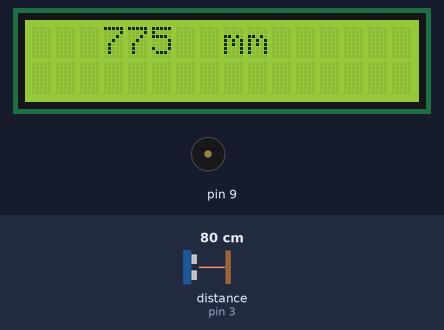
Bench run of a sketch on a simulated Arduino Uno, built with avr-gcc and run on an emulated ATmega328P. On the bench: 16×2 character LCD, buzzer (waves = sounding). Wiring (inferred from the names in the program): ultrasonic range finder: trigger pin 2; echo pin 3. Inputs (shaded band) come from the test bench; at power-on: distance to the obstacle (sensor on pin 3) 80 cm. The echo pulse lasts 58.3 µs per cm; what the sketch prints to the serial monitor is not drawn.

Above: at 1.2 s.
1.3 s: distance to the obstacle (sensor on pin 3) set to 55 cm
At 2.8 s:
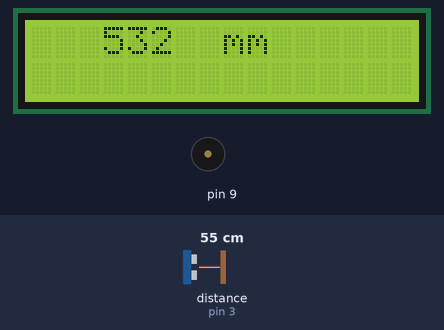
3.1 s: distance to the obstacle (sensor on pin 3) set to 49 cm
At 4.9 s:
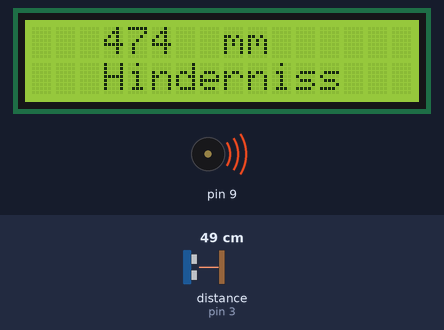
5.7 s: distance to the obstacle (sensor on pin 3) set to 2 cm
At 6.9 s:
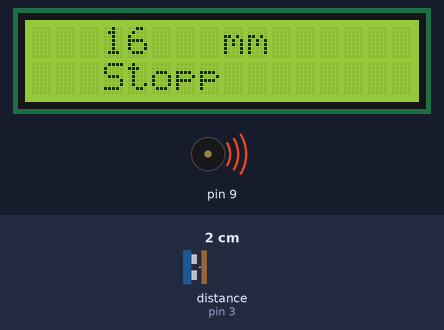
7.2 s: distance to the obstacle (sensor on pin 3) set to 18 cm
At 8.8 s:
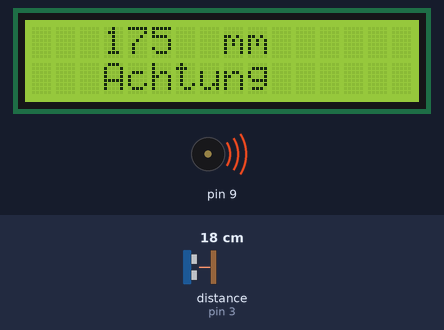
Timing chart, 0 to 10.3 s (numbered marks = the images above; inputs shaded):
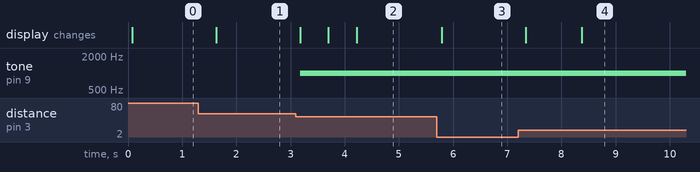

Measured:
- the behaviour switches between 52 and 51 cm on distance to the obstacle (sensor on pin 3) (found by bisection; images 1 and 2)
- after the input at 1.3 s, the display: changes after 0.32 s (image 1)
- after the input at 3.1 s, tone on pin 9: silent → 1000 Hz after 0.08 s; the display: changes after 0.08 s (image 2)
- after the input at 5.7 s, the display: changes after 0.09 s (image 3)
- after the input at 7.2 s, the display: first changes after 0.14 s (image 4 shows a later state)

The sketch:

abstandsanzeige_lautsprecher.ino
```cpp
#include <Wire.h>
#include <LiquidCrystal_I2C.h>

const int trigger=2;                                // Arduino Pin fuer HC-SR04 Trig
const int echo=3;                                   // Arduino Pin fuer HC-SR04 Echo
LiquidCrystal_I2C lcd(0x27,16,2);  // set the LCD address to 0x27 for a 16 chars and 2 line display


void setup(){
  Serial.begin(9600);                                         //display
  lcd.init();
  Wire.begin();

  pinMode(trigger, OUTPUT);                                   // Abstandsmessung
  pinMode(echo, INPUT);
  digitalWrite(trigger, HIGH); //Signal abschalten
  Serial.print("Abstandsmessung:\n\n");
}


void loop(){
  int strecke = getStrecke();         //Abstandsmessung
  if(strecke < 0){
    strecke = 0;
  }

  ausgabe(strecke);

  delay(500);
}

int getSignalZeit(){
  int zeit=0;
  //Ausschalten und ganz kurz warten, dass der Sender sicher aus ist
  digitalWrite(trigger, LOW);
  delayMicroseconds(3);
  //Einen Impuls von 10 Microsekunden senden
  digitalWrite(trigger, HIGH);
  delayMicroseconds(10);
  //wieder Ausschalten
  digitalWrite(trigger, LOW);
  //Die Zeit messen, die vergeht bis das Signal zurück ist
  zeit = int(pulseIn(echo, HIGH));
  //Die Funktion soll genau diese Zeit zurückgeben
  return(zeit);
}

int getStrecke(){
  int zeits = getSignalZeit();
  int way = 0;

  way = int((0.334 * zeits)/2);
  return(way);
  return(zeits);
}

void ausgabe(int strecke){

  lcd.clear();                                      //Ausgabe am Display
  lcd.backlight();
  lcd.setCursor(3,0);
  lcd.print(strecke);
  lcd.setCursor(8,0);
  lcd.print("mm");

  if(strecke == 0){
    lcd.setCursor(3,1);
    lcd.print("Error");
  }
  else if(strecke < 100){
    Serial.print("Stopp");
    lcd.setCursor(3,1);
    lcd.print("Stopp");
  }
  else if(strecke < 200){
    Serial.print("Achtung");
    lcd.setCursor(3,1);
    lcd.print("Achtung");
  }
  else if(strecke < 500){
    Serial.print("Hinderniss");
    lcd.setCursor(3,1);
    lcd.print("Hinderniss");
  }

  ton(strecke);
}

void ton(int strecke){
  noTone(9);

  if(strecke > 500){
    return;
  }
  else{
    int frequenz = (1/ strecke )+ 1000;
    tone(9, frequenz);
  }
}
```
